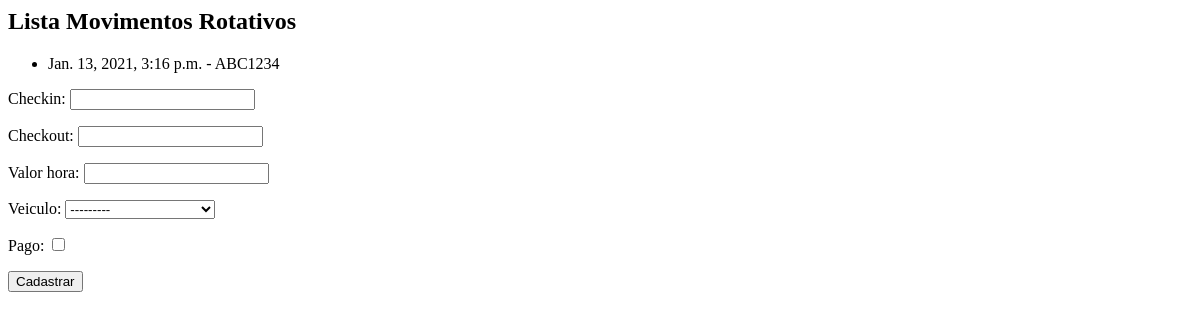
Before: /core/mov-rot/ with the older database file.
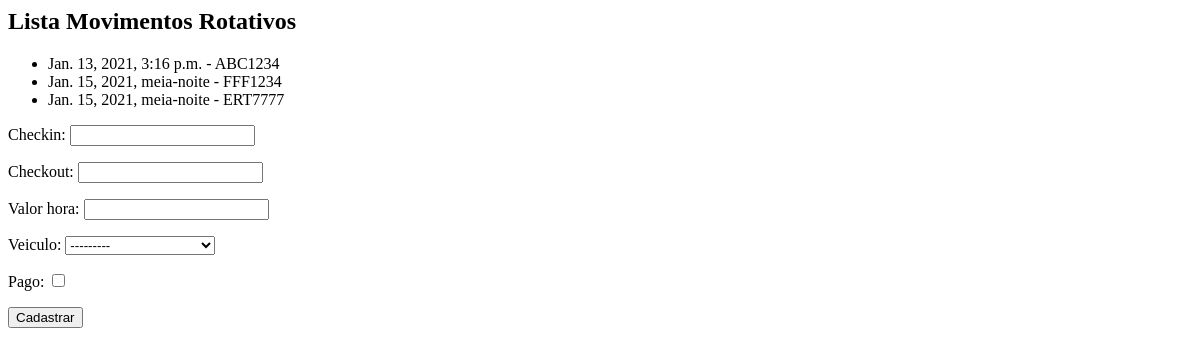
After: the same page with the newer database file.
### core/models.py (models this page shows, shortened)
class MovRotativo(models.Model):
    checkin = models.DateTimeField(auto_now=False)
    checkout = models.DateTimeField(auto_now=False, blank=True, null=True)
    valor_hora = models.DecimalField(max_digits=5, decimal_places=2)
    veiculo = models.ForeignKey(Veiculo, on_delete=models.CASCADE)
    pago = models.BooleanField(default=False)

class Veiculo(models.Model):
    marca = models.ForeignKey(Marca, on_delete=models.CASCADE)
    placa = models.CharField(max_length=7)
    proprietario = models.ForeignKey(Pessoa, on_delete=models.CASCADE)
    cor = models.CharField(max_length=15)
    observacoes = models.TextField()
    def __str__(self):
        return self.marca.nome + ' - ' + self.placa

### core/views.py (the view)
def lista_movrotativos(request):
    mov_rot = MovRotativo.objects.all()
    form = MovRotativoForm()
    data = {'form': form, 'mov_rot': mov_rot}
    return render(request, 'core/lista_movrotativos.html', data)

### core/forms.py
class MovRotativoForm(ModelForm):
    class Meta:
        model = MovRotativo
        fields = '__all__'

### core/templates/core/lista_movrotativos.html (shortened to what this page needs)
<h2>Lista Movimentos Rotativos</h2>
<ul>
    {% for mov in mov_rot %}
        <li> {{ mov.checkin }} - {{ mov.veiculo.placa }} </li>
    {% endfor %}
</ul>
<form action="{% url 'core_movrotativos_novo' %}" method="POST">
    {{ form.as_p }}
    <button type="submit">Cadastrar</button>
</form>

Changed rows visible on the page:
added MovRotativo: checkin "Jan. 15, 2021, meia-noite", veiculo.placa "FFF1234"
added MovRotativo: checkin "Jan. 15, 2021, meia-noite", veiculo.placa "ERT7777"
